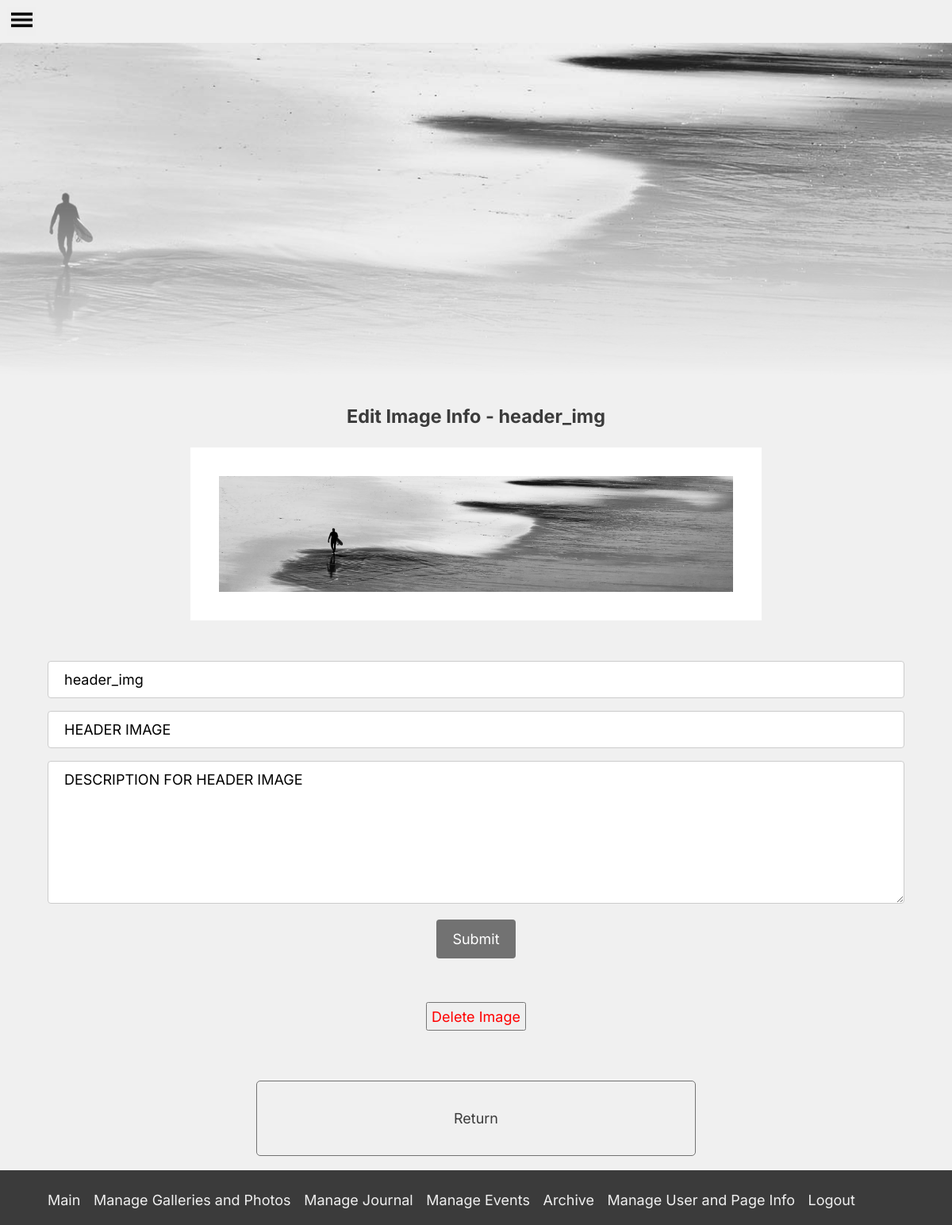
The app's page /img_edit?imgid=2 (signed in) with its own data.
### tables this page shows
CREATE TABLE images (
    id INTEGER PRIMARY KEY AUTOINCREMENT,
    title TEXT NOT NULL,
    alt TEXT,
    description TEXT
);

### app.py (the view, shortened to what this page needs)
@app.route("/img_edit", methods=["GET", "POST"])
@login_required
def img_edit():
    if request.args.get('imgid', ''):
        img_id = request.args.get('imgid', '')
    else:
        flash('Error - Undefined image id')
        return redirect("/gall_mngt"), 400
    conn = get_db_connection()
    img_info = conn.execute('SELECT * FROM images WHERE id =?;', (img_id,)).fetchone() # image data #
    img_galls = conn.execute('SELECT gall_id, title \
                             FROM gall_img_index \
                             JOIN galleries \
                             ON gall_img_index.gall_id = galleries.id \
                             WHERE img_id = ?;', (img_id,)).fetchall() # list of the galleries where the image is present #
    conn.close()
    if request.method == "GET":
        return render_template("/img_edit.html",
                                    pageinfo = page_info,
                                    journal = journal_exist,
                                    events = events_exist,
                                    galls = gall_nav,
                                    img_info = img_info,
                                    img_galls = img_galls,
                                    )

### back.py (called while the page is built)
def dict_factory(cursor, row):
    d = {}
    for idx, col in enumerate(cursor.description):
        d[col[0]] = row[idx]
    return d

def get_db_connection():
    conn = sqlite3.connect('photowebapp.db')
    conn.row_factory = dict_factory
    return conn

def login_required(f):
    @wraps(f)
    def decorated_function(*args, **kwargs):
        if session.get("user_id") is None:
            return redirect("/login")
        return f(*args, **kwargs)
    return decorated_function

### templates/img_edit.html (shortened to what this page needs)
{% extends "be_layout.html" %}
{% block main %}
<div class="mngt_container">
    <h4 style="text-decoration: none;">Edit Image Info - {{ img_info.title }}</h4>
        <img class="img_edit" src="static/images/{{ img_info.id }}.jpg" alt="{{ img_info.id }}">
    <br/>
    <br/>
    <form action="/img_edit?imgid={{ img_info.id }}" method="post" id="img_edit" name="img_edit">
        <input type="text" name="title" id="title" maxlength="50" placeholder="Title..." value="{{ img_info.title }}" required>
        <br/>
        <input type="text" name="alt" id="alt" maxlength="50" placeholder="Small descrition of what's shown in the photo..." value="{% if img_info.alt %}{{ img_info.alt }}{% endif %}">
        <br/>
        <textarea type="text" name="description" id="description" style="max-height: 10rem;" placeholder="Photo story...">{% if img_info.description %}{{ img_info.description }}{% endif %}</textarea>
        <br/>
        <input type="submit">
    </form>
    <br/>
    <br/>
    <form action="/img_del" method="post" name="img_del" id="img_del">
        <div class="delbutton">
            <button class="mngbutton" type="submit" style="display: inline; color:red;" id="delete{{ img_info.id }}" name="delete{{ img_info.id }}">Delete Image</button>
        </div>
    </form>
</div>
<ul>
    <a href="/gall_mngt"><li class="limngt">Return</li></a>
</ul>
{% endblock %}

### static/styles.css (style rules this page uses)
* { margin: 0; padding: 0; font-size: 18px; font-family: inter; }
a:link, a:hover, a:active, a:visited { text-decoration: none; color: inherit; }
body { background-color: #f0f0f0; text-align: center; color:#3b3b3b; }
h4 { font-size: 1.3em; text-decoration: underline; padding-bottom: 0.3em; }
ul { list-style-type: none; margin: 0; padding: 0; font-size: 1.5rem; }
input[type=text], input[type=password] select { width: 100%; padding: 12px 20px; margin: 8px 0; display: inline-block; border: 1px solid #ccc; border-radius: 4px; box-sizing: border-box; }
textarea { width: 100%; padding: 12px 20px; height: 20rem; margin: 8px 0; display: inline-block; border: 1px solid #ccc; border-radius: 4px; box-sizing: border-box; }
textarea::placeholder { transform: translateY(150px); }
input[type=submit] { background-color: #727272; color: white; padding: 14px 20px; margin: 8px 0; border: none; border-radius: 4px; cursor: pointer; }
.mngt_container { width: 90%; margin:auto; margin-top: 2rem; margin-bottom: 1rem; text-align: center; }
.limngt { text-align: center; display: block; margin:auto; margin-top: 1rem; width: 40%; padding: 2rem; color: #3b3b3b; border: solid 1px #727272; border-radius: 5px; }
.mngbutton { display: inline; padding: 0.3rem; margin: 0.3rem; }
.delbutton { display: inline; }
.img_edit { max-width: 60%; max-height: 60%; margin: 1rem; padding: 2rem; background-color: white; }

### records on screen
images: title "header_img", alt "HEADER IMAGE", description "DESCRIPTION FOR HEADER IMAGE"
